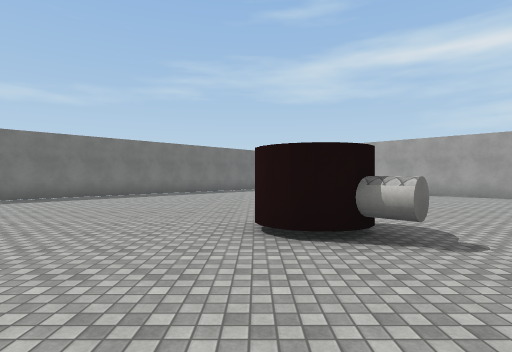
[1] (above)

20 first-person views from a walk through a scene from a Unity 3-D project. The camera is 1.5 m above the floor, looks level and sees 80° across. The floor is counted in squares, 2 m on a side. Each view is taken from the middle of a square. On the plan, view 1 faces up. The plan holds only what a view shows up to about 10 squares ahead; the rest is blank. The place goes on beyond the plan. Surface patterns are stand-ins for the level's own textures.

[2]
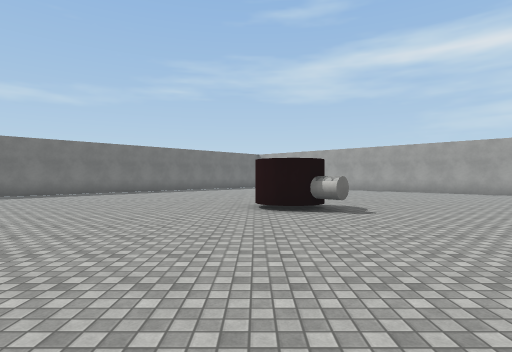

[3]
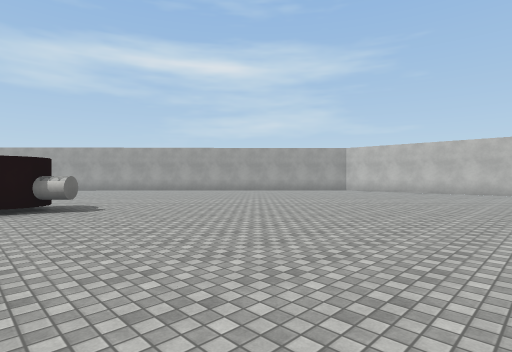

[4]
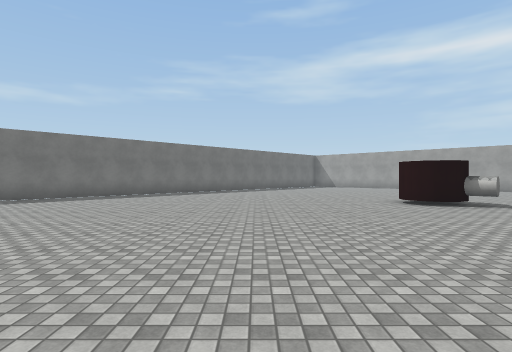

[5]
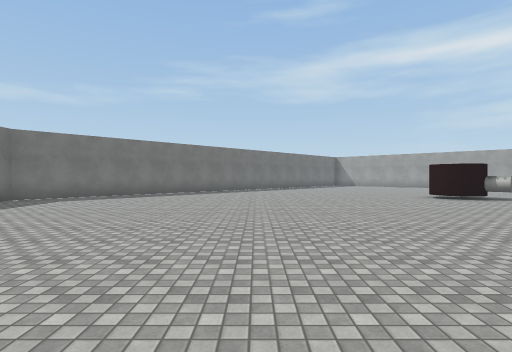

[6]
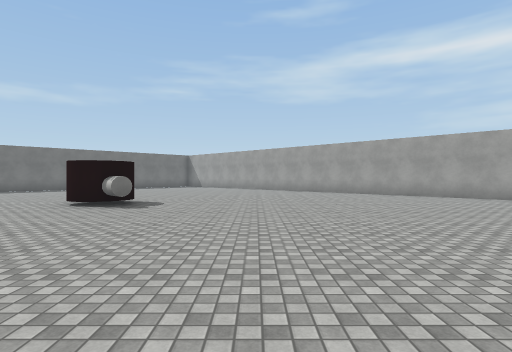

[7]
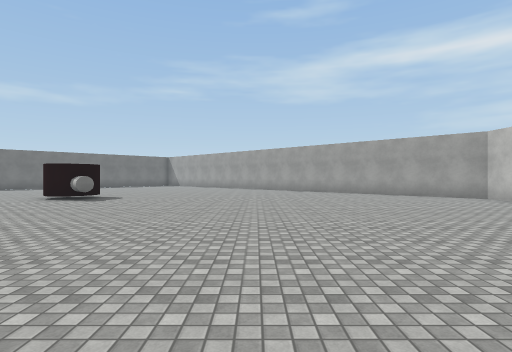

[8]
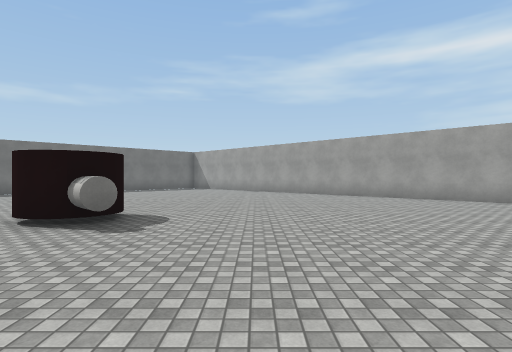

[9]
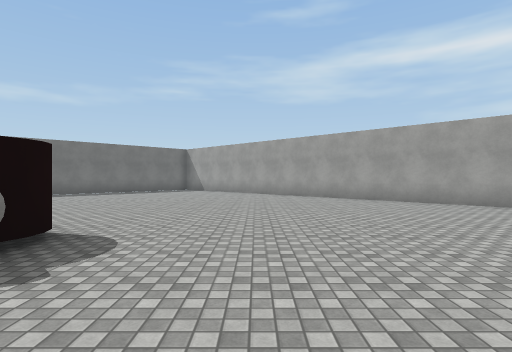

[10]
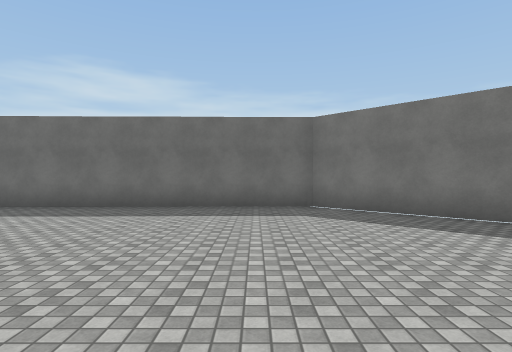

[11]
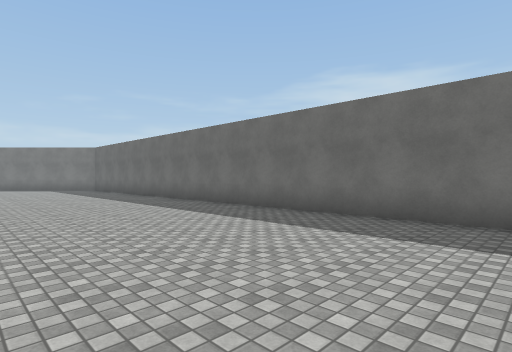

[12]
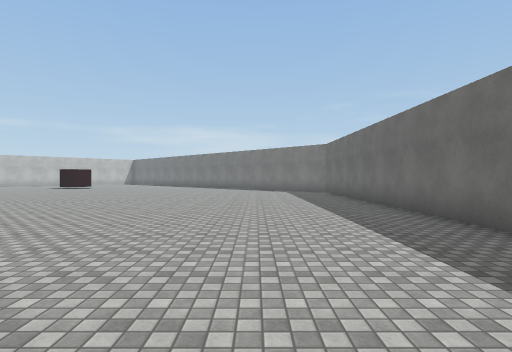

[13]
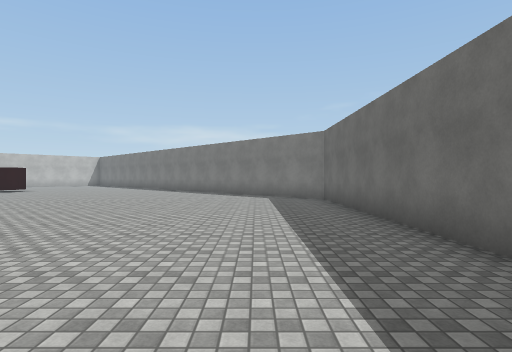

[14]
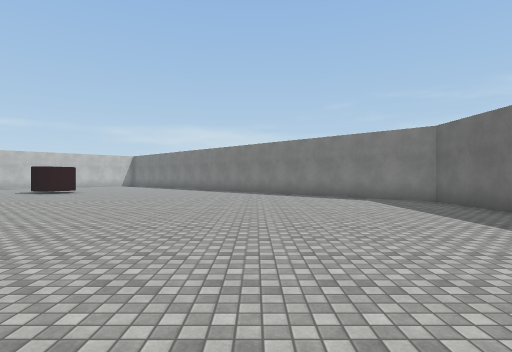

[15]
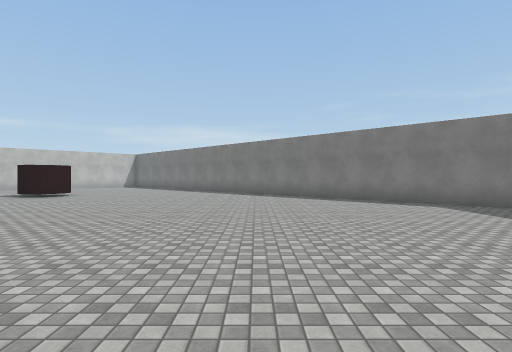

[16]
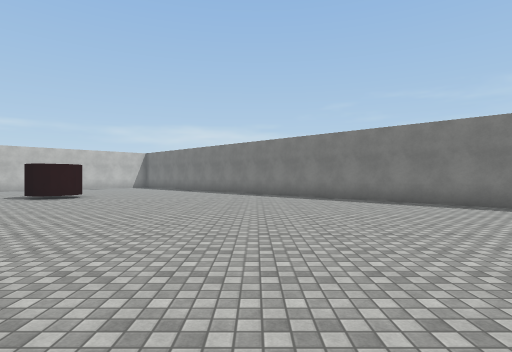

[17]
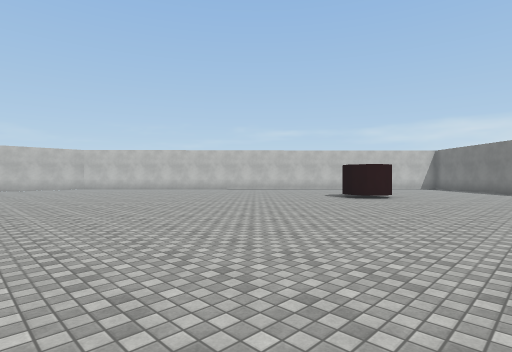

[18]
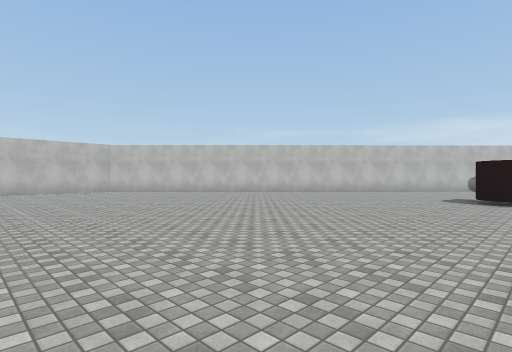

[19]
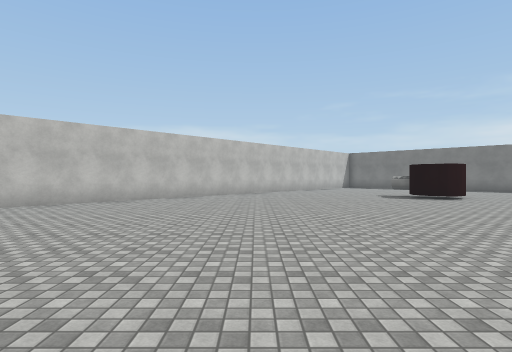

[20]
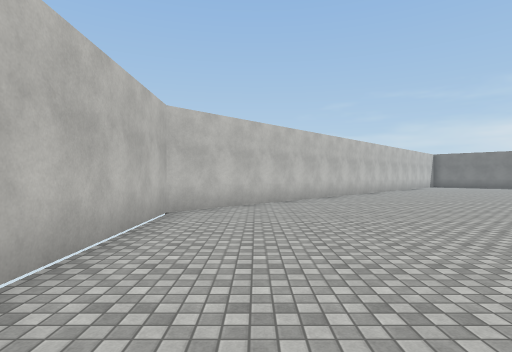

### Floor plan
Points are (right, up) in squares from view 1. A wall is a line through its corners. A room is listed if a view was taken in it or the views show most of it. See-through windows are left out.
Room 1 (views 1, 2, 3, 4, 5, 6, 7, 8, 9, 10, 11, 12, 13, 14, 15, 16, 17, 18, 19, 20)
walls: (14.5, 3) (14.5, 3.9); (13, 5.3) (12.3, 6); (11, 7.3) (7, 11.1); (-10.9, 6.1) (-13.5, 3.4) (-13.2, -14.8) (-8.8, -19); (10.2, -19) (14.8, -14.2) (14.8, -10); (-7.1, 10) (-7.8, 9.3)
objects: other object (0, -20) to (2, -19); other object (0, 3) to (2, 5)

Positions as (right, up) in squares from view 1, and headings:
1: (0, 0), facing up
2: (0, -3), facing up
3: (0, -4), facing up-right
4: (-4, -4), facing up
5: (-6, -6), facing up
6: (5, -4), facing up
7: (7, -6), facing up
8: (4, -1), facing up
9: (4, 1), facing up
10: (-6, 2), facing left
11: (-8, 2), facing down-left
12: (-10, -1), facing down
13: (-11, -5), facing down
14: (-8, -6), facing down
15: (-7, -8), facing down
16: (-6, -9), facing down
17: (-4, -9), facing down-right
18: (0, -9), facing down-right
19: (7, -9), facing down
20: (13, -8), facing down
